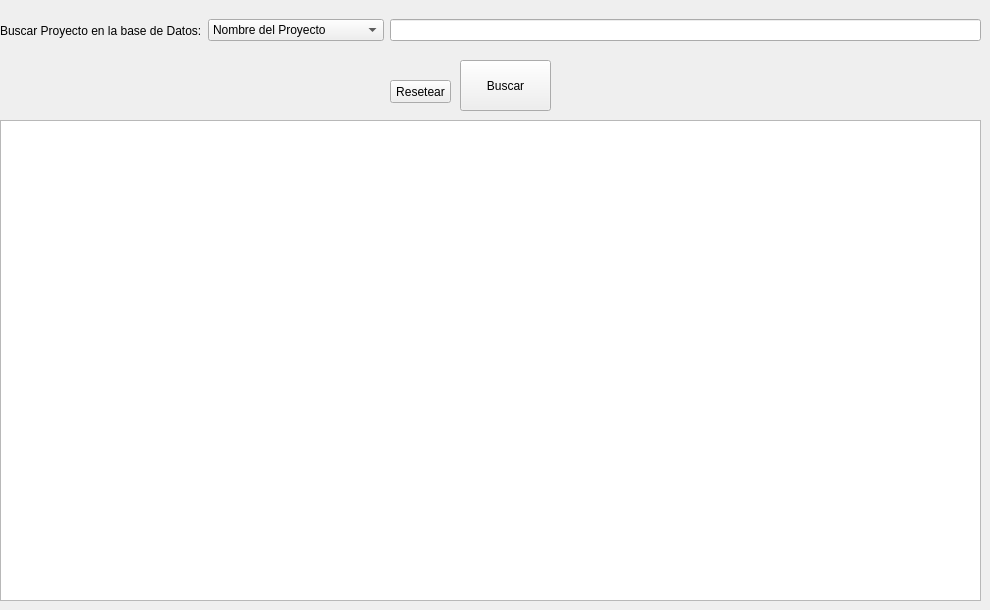
    <widget class="QWidget" name="page_3">
     <widget class="QPushButton" name="pushButtonSerchConsult">
      <property name="geometry">
       <rect>
        <x>460</x>
        <y>60</y>
        <width>91</width>
        <height>51</height>
       </rect>
      </property>
      <property name="statusTip">
       <string>Busca el proyecto en el banco de proyectos según el filtro dado.</string>
      </property>
      <property name="text">
       <string>Buscar</string>
      </property>
     </widget>
     <widget class="QPushButton" name="pushButtonResetConsult">
      <property name="geometry">
       <rect>
        <x>390</x>
        <y>80</y>
        <width>61</width>
        <height>23</height>
       </rect>
      </property>
      <property name="statusTip">
       <string>Borrar el campo de busqueda.</string>
      </property>
      <property name="text">
       <string>Resetear</string>
      </property>
     </widget>
     <widget class="QTableView" name="tableViewConsulta">
      <property name="geometry">
       <rect>
        <x>0</x>
        <y>120</y>
        <width>981</width>
        <height>481</height>
       </rect>
      </property>
      <property name="statusTip">
       <string>Resultado de la busqueda. Si no se especifico palabra para buscar, se muestran todos los elementos en el banco de proyectos.</string>
      </property>
     </widget>
     <widget class="QWidget" name="horizontalLayoutWidget_4">
      <property name="geometry">
       <rect>
        <x>0</x>
        <y>10</y>
        <width>981</width>
        <height>41</height>
       </rect>
      </property>
      <layout class="QHBoxLayout" name="horizontalLayout_6">
       <item>
        <widget class="QLabel" name="label_8">
         <property name="text">
          <string>Buscar Proyecto en la base de Datos:</string>
         </property>
        </widget>
       </item>
       <item>
        <widget class="QComboBox" name="comboBox">
         <property name="statusTip">
          <string>Filtro para buscar en el banco de proyectos.</string>
         </property>
         <property name="iconSize">
          <size>
           <width>32</width>
           <height>16</height>
          </size>
         </property>
         <item>
          <property name="text">
           <string>Nombre del Proyecto</string>
          </property>
         </item>
         <item>
          <property name="text">
           <string>Código del Proyecto</string>
          </property>
         </item>
         <item>
          <property name="text">
           <string>Institución que Ejecuta</string>
          </property>
         </item>
         <item>
          <property name="text">
           <string>Institucion que Financia</string>
          </property>
         </item>
         <item>
          <property name="text">
           <string>Comunidad o Área destino</string>
          </property>
         </item>
         <item>
          <property name="text">
           <string>Ámbito del Proyecto</string>
          </property>
         </item>
        </widget>
       </item>
       <item>
        <widget class="QLineEdit" name="lineEditVariableConsult">
         <property name="statusTip">
          <string/>
         </property>
        </widget>
       </item>
      </layout>
     </widget>
    </widget>
